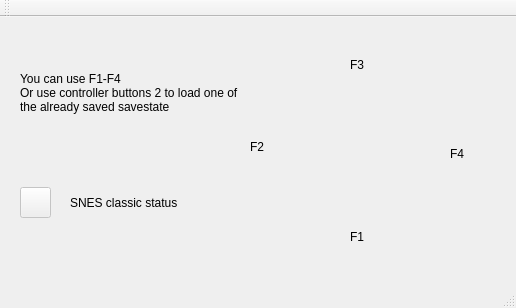
<?xml version="1.0" encoding="UTF-8"?>
<ui version="4.0">
 <class>MainWindow</class>
 <widget class="QMainWindow" name="MainWindow">
  <property name="geometry">
   <rect>
    <x>0</x>
    <y>0</y>
    <width>516</width>
    <height>308</height>
   </rect>
  </property>
  <property name="windowTitle">
   <string>MainWindow</string>
  </property>
  <widget class="QWidget" name="centralWidget">
   <widget class="QLabel" name="label">
    <property name="geometry">
     <rect>
      <x>20</x>
      <y>40</y>
      <width>231</width>
      <height>71</height>
     </rect>
    </property>
    <property name="text">
     <string>You can use F1-F4
Or use controller buttons 2 to load one of the already saved savestate</string>
    </property>
    <property name="scaledContents">
     <bool>false</bool>
    </property>
    <property name="wordWrap">
     <bool>true</bool>
    </property>
   </widget>
   <widget class="QLabel" name="XLabel">
    <property name="geometry">
     <rect>
      <x>330</x>
      <y>60</y>
      <width>51</width>
      <height>51</height>
     </rect>
    </property>
    <property name="text">
     <string/>
    </property>
    <property name="pixmap">
     <pixmap resource="images.qrc">:/images/sfcbuttonX.png</pixmap>
    </property>
   </widget>
   <widget class="QLabel" name="ALabel">
    <property name="geometry">
     <rect>
      <x>390</x>
      <y>110</y>
      <width>51</width>
      <height>51</height>
     </rect>
    </property>
    <property name="text">
     <string/>
    </property>
    <property name="pixmap">
     <pixmap resource="images.qrc">:/images/sfcbuttonA.png</pixmap>
    </property>
   </widget>
   <widget class="QLabel" name="BLabel">
    <property name="enabled">
     <bool>true</bool>
    </property>
    <property name="geometry">
     <rect>
      <x>330</x>
      <y>160</y>
      <width>51</width>
      <height>51</height>
     </rect>
    </property>
    <property name="text">
     <string/>
    </property>
    <property name="pixmap">
     <pixmap resource="images.qrc">:/images/sfcbuttonB.png</pixmap>
    </property>
    <property name="scaledContents">
     <bool>false</bool>
    </property>
   </widget>
   <widget class="QLabel" name="YLabel">
    <property name="geometry">
     <rect>
      <x>270</x>
      <y>110</y>
      <width>61</width>
      <height>51</height>
     </rect>
    </property>
    <property name="text">
     <string/>
    </property>
    <property name="pixmap">
     <pixmap resource="images.qrc">:/images/sfcbuttonY.png</pixmap>
    </property>
   </widget>
   <widget class="QLabel" name="label_5">
    <property name="geometry">
     <rect>
      <x>350</x>
      <y>210</y>
      <width>41</width>
      <height>20</height>
     </rect>
    </property>
    <property name="text">
     <string>F1</string>
    </property>
   </widget>
   <widget class="QLabel" name="label_6">
    <property name="geometry">
     <rect>
      <x>250</x>
      <y>120</y>
      <width>21</width>
      <height>20</height>
     </rect>
    </property>
    <property name="text">
     <string>F2</string>
    </property>
   </widget>
   <widget class="QLabel" name="label_7">
    <property name="geometry">
     <rect>
      <x>350</x>
      <y>40</y>
      <width>16</width>
      <height>16</height>
     </rect>
    </property>
    <property name="text">
     <string>F3</string>
    </property>
   </widget>
   <widget class="QLabel" name="label_8">
    <property name="geometry">
     <rect>
      <x>450</x>
      <y>130</y>
      <width>47</width>
      <height>13</height>
     </rect>
    </property>
    <property name="text">
     <string>F4</string>
    </property>
   </widget>
   <widget class="QLabel" name="snesStatusLabel">
    <property name="geometry">
     <rect>
      <x>70</x>
      <y>160</y>
      <width>161</width>
      <height>51</height>
     </rect>
    </property>
    <property name="text">
     <string>SNES classic status</string>
    </property>
    <property name="wordWrap">
     <bool>true</bool>
    </property>
   </widget>
   <widget class="QPushButton" name="recoPushButton">
    <property name="enabled">
     <bool>false</bool>
    </property>
    <property name="geometry">
     <rect>
      <x>20</x>
      <y>170</y>
      <width>31</width>
      <height>31</height>
     </rect>
    </property>
    <property name="text">
     <string/>
    </property>
    <property name="icon">
     <iconset resource="images.qrc">
      <normaloff>:/images/refresh.png</normaloff>:/images/refresh.png</iconset>
    </property>
   </widget>
  </widget>
  <widget class="QMenuBar" name="menuBar">
   <property name="geometry">
    <rect>
     <x>0</x>
     <y>0</y>
     <width>516</width>
     <height>21</height>
    </rect>
   </property>
  </widget>
  <widget class="QToolBar" name="mainToolBar">
   <attribute name="toolBarArea">
    <enum>TopToolBarArea</enum>
   </attribute>
   <attribute name="toolBarBreak">
    <bool>false</bool>
   </attribute>
  </widget>
  <widget class="QStatusBar" name="statusBar"/>
 </widget>
 <layoutdefault spacing="6" margin="11"/>
 <resources>
  <include location="images.qrc"/>
 </resources>
 <connections/>
</ui>
